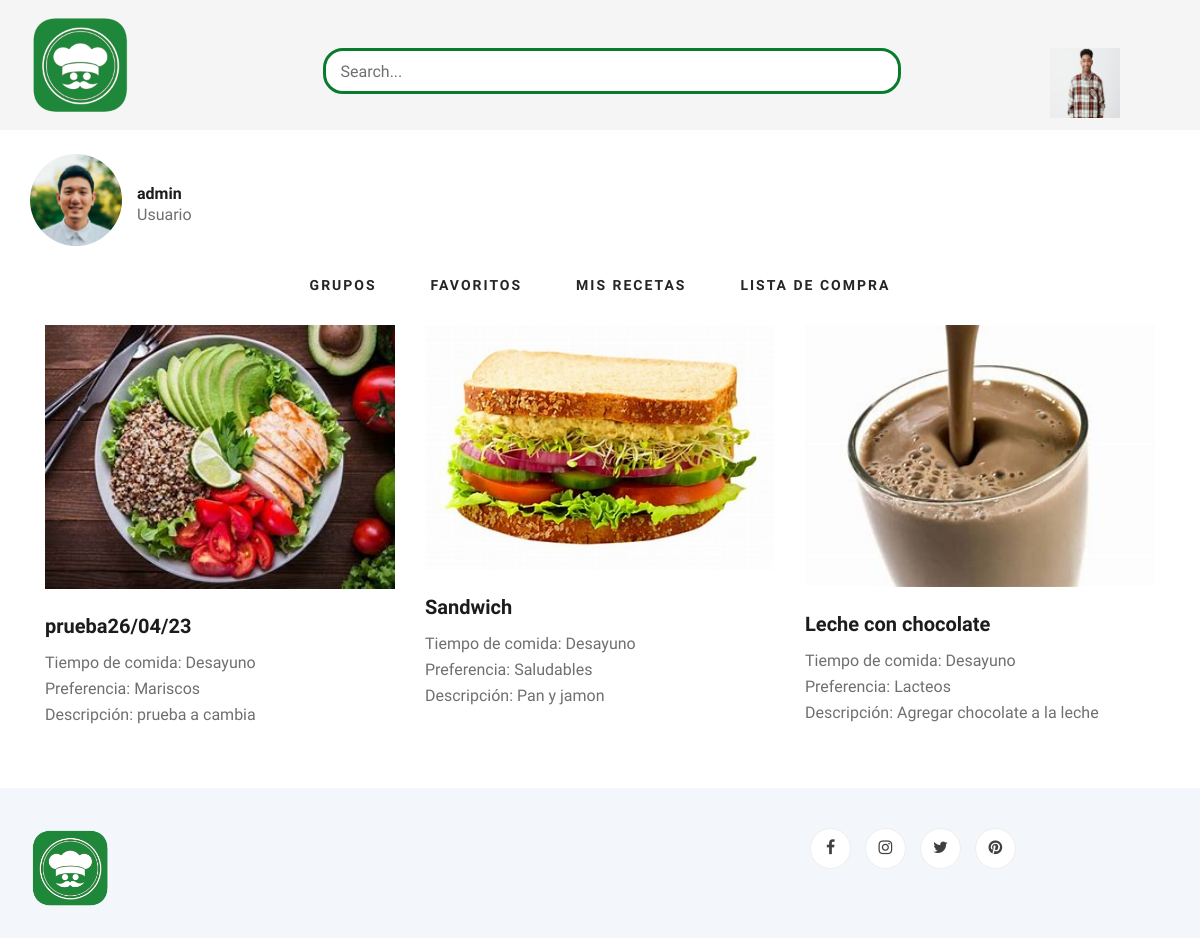
The app's page /perfil_misrecetas.php (signed in) with its own data.
### tables this page shows
CREATE TABLE `receta` (
  `idreceta` int(11) NOT NULL,
  `nombre_receta` varchar(45) DEFAULT NULL,
  `porciones` int(11) DEFAULT NULL,
  `tiempo_preparacion` varchar(45) DEFAULT NULL,
  `tiempo_comida` varchar(45) DEFAULT NULL,
  `tipo_comida` varchar(45) DEFAULT NULL,
  `tipo_preferencia` varchar(45) DEFAULT NULL,
  `dificultad` varchar(45) DEFAULT NULL,
  `descripcion` text DEFAULT NULL,
  `foto_principal` varchar(45) DEFAULT NULL,
  `usuario_idusuario` int(11) NOT NULL,
  `calificacion` int(11) DEFAULT NULL
);

### perfil_misrecetas.php (the view, shortened to what this page needs)
<?php
$conexion = mysqli_connect('localhost', 'root', '', 'ingsoft');
$ConsultaReceta = "SELECT * FROM receta WHERE usuario_idusuario = '".$_SESSION['id_usuario']."' ";
$ResultadoReceta = mysqli_query($conexion, $ConsultaReceta);
?>
<!DOCTYPE html>
<html lang="zxx">
<head>
    <link rel="stylesheet" href="css/bootstrap.min.css" type="text/css">
    <link rel="stylesheet" href="css/font-awesome.min.css" type="text/css">
    <link rel="stylesheet" href="css/elegant-icons.css" type="text/css">
    <link rel="stylesheet" href="css/nice-select.css" type="text/css">
    <link rel="stylesheet" href="css/jquery-ui.min.css" type="text/css">
    <link rel="stylesheet" href="css/owl.carousel.min.css" type="text/css">
    <link rel="stylesheet" href="css/slicknav.min.css" type="text/css">
    <link rel="stylesheet" href="css/style.css" type="text/css">
</head>
<body>
    <header class="header">
        <div class="header__top">
        <div class="container">
            <div class="row">
                <div class="col-lg-3">
                    <div class="header__logo">
                        <a href="Home_Page.html"><img src="img/logo_blog_de_comdia.png" alt="" width="100px" height="100px" ></a>
                    </div>
                </div>
                <div class="col-lg-7"><br>
                    <nav class="header__menu">
                            <div class="blog__sidebar__search">
                                <form action="#">
                                    <input type="text" placeholder="Search...">
                                </form>
                            </div>
                    </nav>
                </div>
                <div class="col-lg-2">
                    <div class="header__cart">
                        <ul>
                            <li>
                                <nav class="header__menu">
                                    <ul>
                                        <li><img src="img/foto_perfil.png" width="70px" height="70px"></img>
                                        </li>
                                    </ul>
                                </nav>
                            </li>
                        </ul>
                    </div>
                </div>
            </div>
        </div>
    </header>
    <br>
        <div class="container">
            <div class="row">
                <div class="col-lg-12">
                    <div class="blog__details__content">
                        <div class="row">
                            <div class="col-lg-12">
                                <div class="blog__details__author">
                                    <div class="blog__details__author__pic">
                                        <img src="img/blog/details/details-author.jpg" alt="">
                                    </div>
                                    <div class="blog__details__author__text">
                                        <h6><?php echo $_SESSION['nombre_usuario'] ?></h6>
                                        <span>Usuario</span>
                                    </div>
                                </div>
                            </div>
                        </div>
                    </div>
                    <div class="col-lg-12">
                        <center>
                            <nav class="header__menu">
                                <ul>
                                    <li><a href="perfil_grupos.html">Grupos</a></li>
                                    <li><a href="perfil_favoritos.html">Favoritos</a></li>
                                    <li><a href="perfil_misrecetas.html" class="active">Mis Recetas</a></li>
                                    <li><a href="perfil_lista_compra.html">Lista de Compra</a></li>
                                </ul>
                            </nav>
                        </center>
                    </div>
                    <div class="container">
                        <div class="row">
                            <?php
                                while($row = mysqli_fetch_array($ResultadoReceta)){
                                    echo "<div class='col-lg-4 col-md-4 col-sm-6'>";
                                        echo "<div class='blog__item'>";
                                            echo "<div class='blog__item__pic'>";
                                                echo "<img src='img/" . $row['foto_principal'] . "' width='100' >";
                                            echo "</div>";
                                            echo "<div class='blog__item__text'>";
                                                echo "<h5><a href=''> " . $row['nombre_receta'] . "</a></h5>";
                                                echo "<p> Tiempo de comida: ".$row['tiempo_comida']."</br>";
                                                echo "Preferencia: ".$row['tipo_preferencia']."</br>";
                                                echo "Descripción: ".$row['descripcion']."</p>";
                                            echo "</div>";
                                        echo "</div>";
                                    echo "</div>";
                                }
                            ?>
                        </div>
                    </div>
                </div>
            </div>
        </div>
    <footer class="footer spad">
        <div class="container">
            <div class="row">
                <div class="col-lg-3 col-md-6 col-sm-6">
                    <div class="footer__about">
                        <div class="footer__about__logo">
                            <a href="./index.html"><img src="img/logo_blog_de_comdia.png" alt="" width="80"></a>
                        </div>
                    </div>
                </div>
                <div class="col-lg-4 col-md-6 col-sm-6 offset-lg-1">
                </div>
                <div class="col-lg-4 col-md-12">
                    <div class="footer__widget">
                        <div class="footer__widget__social">
                            <a href="#"><i class="fa fa-facebook"></i></a>
                            <a href="#"><i class="fa fa-instagram"></i></a>
                            <a href="#"><i class="fa fa-twitter"></i></a>
                            <a href="#"><i class="fa fa-pinterest"></i></a>
                        </div>
                    </div>
                </div>
            </div>
        </div>
    </footer>
</body>
</html>

### css/style.css (style rules this page uses)
html, body { height: 100%; font-family: "Cairo", sans-serif; -webkit-font-smoothing: antialiased; font-smoothing: antialiased; }
h1, h2, h3, h4, h5, h6 { margin: 0; color: #111111; font-weight: 400; font-family: "Cairo", sans-serif; }
h5 { font-size: 18px; }
h6 { font-size: 16px; }
p { font-size: 16px; font-family: "Cairo", sans-serif; color: #6f6f6f; font-weight: 400; line-height: 26px; margin: 0 0 15px 0; }
img { max-width: 100%; }
ul, ol { padding: 0; margin: 0; }
.spad { padding-top: 100px; padding-bottom: 100px; }
.header__top { background: #f5f5f5; height: 130px; }
.header__logo { padding: 15px 0; }
.header__logo a { display: inline-block; }
.header__menu { padding: 24px 0; }
.header__menu ul li { list-style: none; display: inline-block; margin-right: 50px; position: relative; }
.header__menu ul li:last-child { margin-right: 0; }
.header__menu ul li a { font-size: 14px; color: #252525; text-transform: uppercase; font-weight: 700; letter-spacing: 2px; -webkit-transition: all, 0.3s; -moz-transition: all, 0.3s; -ms-transition: all, 0.3s; -o-transition: all, 0.3s; transition: all, 0.3s; padding: 5px 0; display: block; }
.header__cart { text-align: right; padding: 24px 0; }
.header__cart ul { display: inline-block; margin-right: 25px; }
.header__cart ul li { list-style: none; display: inline-block; margin-right: 15px; }
.header__cart ul li:last-child { margin-right: 0; }
.blog__item { margin-bottom: 60px; }
.blog__item__pic img { min-width: 100%; }
.blog__item__text { padding-top: 25px; }
.blog__item__text h5 { margin-bottom: 12px; }
.blog__item__text h5 a { font-size: 20px; color: #1c1c1c; font-weight: 700; }
.blog__item__text p { margin-bottom: 25px; }
.blog__sidebar__search { margin-bottom: 0px; }
.blog__sidebar__search form { position: relative; }
.blog__sidebar__search form input { width: 578px; height: 46px; font-size: 16px; color: #087b2e; padding-left: 15px; border: 3px solid #087b2e; border-radius: 20px; }
.blog__sidebar__search form input::placeholder { color: #6f6f6f; }
.blog__details__author__pic { float: left; margin-right: 15px; }
.blog__details__author__pic img { height: 92px; width: 92px; border-radius: 50%; }
.blog__details__author__text { overflow: hidden; padding-top: 30px; }
.blog__details__author__text h6 { color: #1c1c1c; font-weight: 700; }
.blog__details__author__text span { font-size: 16px; color: #6f6f6f; }
.footer { background: #F3F6FA; padding-top: 40px; padding-bottom: 0px; }
.footer__about { margin-bottom: 30px; }
.footer__about__logo { margin-bottom: 15px; }
.footer__about__logo a { display: inline-block; }
.footer__widget { margin-bottom: 30px; overflow: hidden; }
.footer__widget .footer__widget__social a { display: inline-block; height: 41px; width: 41px; font-size: 16px; color: #404040; border: 1px solid #ededed; border-radius: 50%; line-height: 38px; text-align: center; background: #ffffff; -webkit-transition: all, 0.3s; -moz-transition: all, 0.3s; -ms-transition: all, 0.3s; -o-transition: all, 0.3s; transition: all, 0.3s; margin-right: 10px; }
.footer__widget .footer__widget__social a:last-child { margin-right: 0; }
@media only screen and (min-width: 1200px) { .container { max-width: 1170px; } }

### records on screen
receta: foto_principal (picture), nombre_receta "prueba26/04/23", tiempo_comida "Desayuno", tipo_preferencia "Mariscos", descripcion "prueba a cambia"
receta: foto_principal (picture), nombre_receta "Sandwich", tiempo_comida "Desayuno", tipo_preferencia "Saludables", descripcion "Pan y jamon"
receta: foto_principal (picture), nombre_receta "Leche con chocolate", tiempo_comida "Desayuno", tipo_preferencia "Lacteos", descripcion "Agregar chocolate a la leche"

### other values on screen
$_SESSION['nombre_usuario'] "admin"
